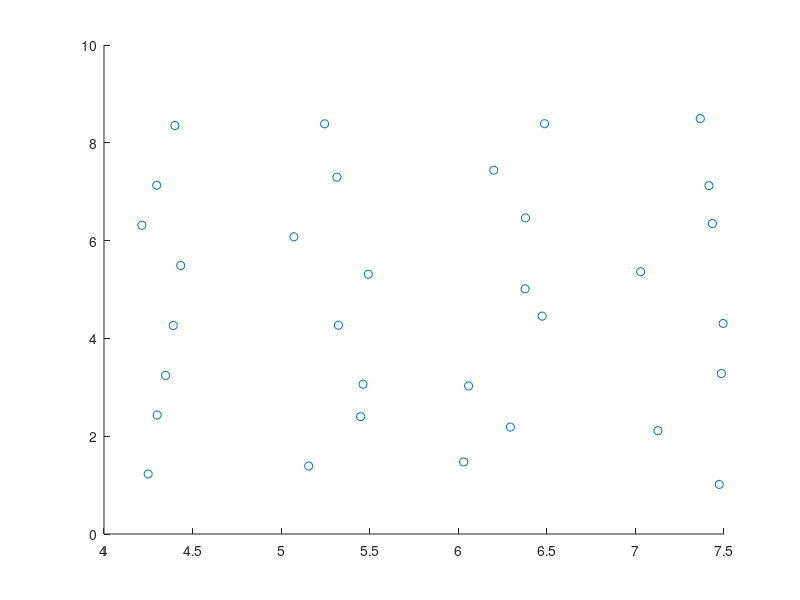
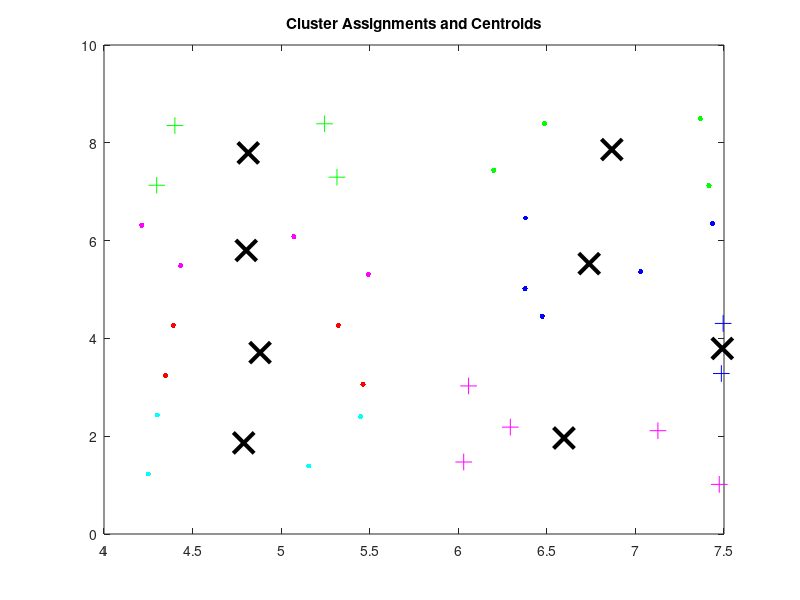

Write the MATLAB code that produced these figures, in order.
[X,Y] = meshgrid(4:1:7,1:1:8)


X = X(:) + .5*rand(length(X(:)),1);

Y = Y(:) + .5*rand(length(X(:)),1);

figure; scatter(X,Y)

Z = [X,Y]; 

%%
k = 8;
opts = statset('Display','final');
[idx,C] = kmeans(Z,k,'Distance','sqeuclidean',...
    'Replicates',5,'Options',opts);


%%
figure;
styles = {'b.','g.','r.','c.','m.','m+','b+','g+'};
for i_cluster = 1:k
    plot(Z(idx==i_cluster,1),Z(idx==i_cluster,2),styles{i_cluster},'MarkerSize',12)
    hold on
end
plot(C(:,1),C(:,2),'kx',...
     'MarkerSize',15,'LineWidth',3) 
title 'Cluster Assignments and Centroids'
hold off